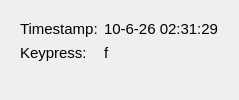
                          <widget class="QWidget" name="descriptionkeystroke_tab">
                           <attribute name="title">
                            <string>Keystroke</string>
                           </attribute>
                           <layout class="QFormLayout" name="formLayout_11">
                            <item row="0" column="0">
                             <widget class="QFrame" name="frame_7">
                              <property name="frameShape">
                               <enum>QFrame::NoFrame</enum>
                              </property>
                              <property name="frameShadow">
                               <enum>QFrame::Plain</enum>
                              </property>
                              <layout class="QFormLayout" name="formLayout_10">
                               <item row="0" column="0">
                                <widget class="QLabel" name="descriptionvideo_timestamp_label_47">
                                 <property name="font">
                                  <font>
                                   <pointsize>11</pointsize>
                                  </font>
                                 </property>
                                 <property name="text">
                                  <string>Timestamp:</string>
                                 </property>
                                 <property name="alignment">
                                  <set>Qt::AlignLeading|Qt::AlignLeft|Qt::AlignVCenter</set>
                                 </property>
                                </widget>
                               </item>
                               <item row="0" column="1">
                                <widget class="QLabel" name="label_86">
                                 <property name="font">
                                  <font>
                                   <pointsize>11</pointsize>
                                  </font>
                                 </property>
                                 <property name="text">
                                  <string>10-6-26 02:31:29</string>
                                 </property>
                                 <property name="alignment">
                                  <set>Qt::AlignLeading|Qt::AlignLeft|Qt::AlignVCenter</set>
                                 </property>
                                </widget>
                               </item>
                               <item row="1" column="0">
                                <widget class="QLabel" name="descriptionvideo_timestamp_label_46">
                                 <property name="font">
                                  <font>
                                   <pointsize>11</pointsize>
                                  </font>
                                 </property>
                                 <property name="text">
                                  <string>Keypress:</string>
                                 </property>
                                 <property name="alignment">
                                  <set>Qt::AlignLeading|Qt::AlignLeft|Qt::AlignVCenter</set>
                                 </property>
                                </widget>
                               </item>
                               <item row="1" column="1">
                                <widget class="QLabel" name="label_87">
                                 <property name="font">
                                  <font>
                                   <pointsize>11</pointsize>
                                  </font>
                                 </property>
                                 <property name="text">
                                  <string>f</string>
                                 </property>
                                 <property name="alignment">
                                  <set>Qt::AlignLeading|Qt::AlignLeft|Qt::AlignVCenter</set>
                                 </property>
                                </widget>
                               </item>
                              </layout>
                             </widget>
                            </item>
                           </layout>
                          </widget>
